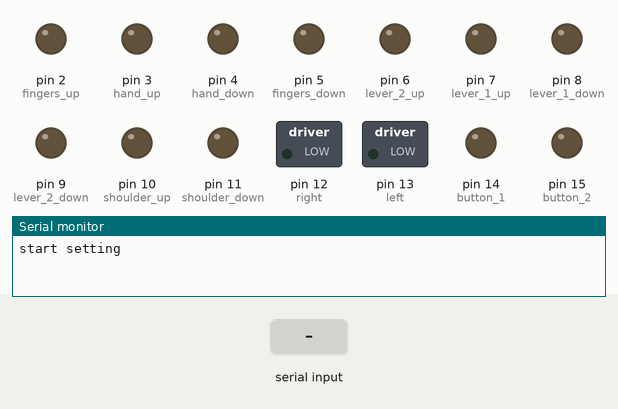
Recording of a sketch running on a simulated Arduino Uno, built with avr-gcc and run on an emulated ATmega328P. On the bench: switched loads named in the sketch (green lamp = pin HIGH), output pins drawn as LEDs (lit = HIGH), the last lines printed to the serial monitor. The test bench sets the inputs (shaded band).

Above: at 1.2 s.
1.3 s: "1" received over the second serial link
At 2.1 s:
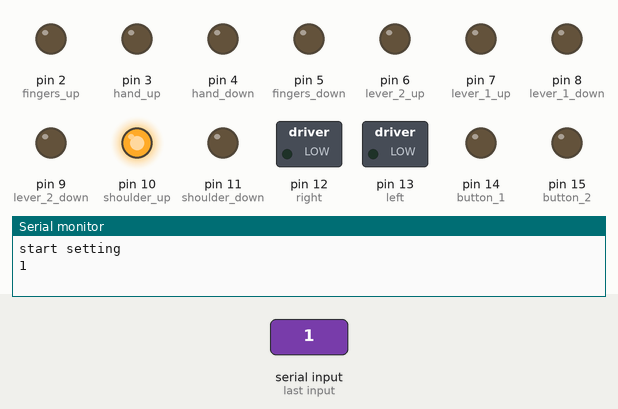
3.8 s: "2" received over the second serial link
At 4.5 s:
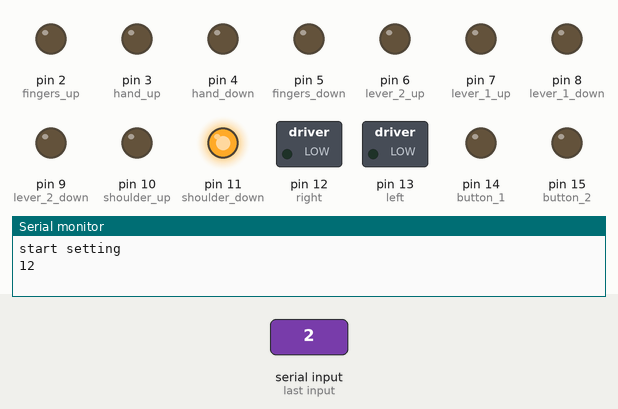
Timing chart, 0 to 6.8 s (numbered marks = the images above; inputs shaded):
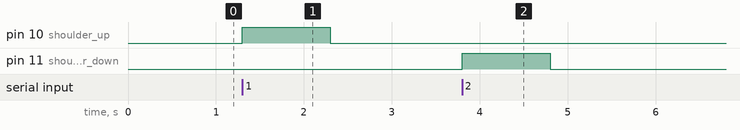

Measured:
- after the input at 1.3 s, pin 10 (shoulder_up): LOW → HIGH at once, → LOW 1.0 s later
- after the input at 3.8 s, pin 11 (shoulder_down): LOW → HIGH at once, → LOW 1.0 s later

The sketch:

reciever_bluetooth_half.ino
```cpp
#include <SoftwareSerial.h>    // подключаем библиотеку
SoftwareSerial mySerial(19, 18); // указываем пины tx и rx

char hexaKeys[4][4] = {
  {'1', '2', '3', '4'},
  {'5', '6', '7', '8'},
  {'9', 'a', 'b', 'c'},
  {'d', 'e', 'f', 'g'}
};

const int fingers_up   = 2;
const int fingers_down = 5;
const int hand_up      = 3;
const int hand_down    = 4;
const int lever_1_up   = 7;
const int lever_1_down = 8;
const int lever_2_up   = 6;
const int lever_2_down = 9;
const int shoulder_up  = 10;
const int shoulder_down = 11;
const int right        = 12;
const int left         = 13;
const int up           = 16;
const int down         = 17;
const int button_1     = 14;
const int button_2     = 15;

void rotation(const int motor_first)
{
  digitalWrite(motor_first, HIGH);
  delay(1000);
  digitalWrite(motor_first, LOW);
}

void moving(const char comming_answer) {
  if (comming_answer == hexaKeys[0][0]) {
    rotation(shoulder_up);
  }
  else if (comming_answer == hexaKeys[0][1]) {
    rotation(shoulder_down);
  }
  else if (comming_answer == hexaKeys[0][2]) {
    rotation(lever_2_up);
  }
  else if (comming_answer == hexaKeys[0][3]) {
    rotation(lever_2_down);
  }
  else if (comming_answer == hexaKeys[1][0]) {
    rotation(lever_1_up);
  }
  else if (comming_answer == hexaKeys[1][1]) {
    rotation(lever_1_down);
  }
  else if (comming_answer == hexaKeys[1][2]) {
    rotation(fingers_up);
  }
  else if (comming_answer == hexaKeys[1][3]) {
    rotation(hand_up);
  }
  else if (comming_answer == hexaKeys[2][0]) {
    rotation(button_1);
  }
  else if (comming_answer == hexaKeys[2][1]) {
    rotation(fingers_down);
  }
  else if (comming_answer == hexaKeys[2][2]) {
    rotation(button_2);
  }
  else if (comming_answer == hexaKeys[2][3]) {
    rotation(hand_down);
  }
  else if (comming_answer == hexaKeys[3][0]) {
    rotation(up);
  }
  else if (comming_answer == hexaKeys[3][1]) {
    rotation(left);
  }
  else if (comming_answer == hexaKeys[3][2]) {
    rotation(right);
  }
  else if (comming_answer == hexaKeys[3][3]) {
    rotation(down);
  }
}


void setup() {
  pinMode(2, INPUT);
  pinMode(3, OUTPUT);
  pinMode(fingers_up, OUTPUT);
  pinMode(fingers_down, OUTPUT);
  pinMode(hand_up, OUTPUT);
  pinMode(hand_down, OUTPUT);
  pinMode(lever_1_up, OUTPUT);
  pinMode(lever_1_down, OUTPUT);
  pinMode(lever_2_up, OUTPUT);
  pinMode(lever_2_down, OUTPUT);
  pinMode(shoulder_up, OUTPUT);
  pinMode(shoulder_down, OUTPUT);
  pinMode(right, OUTPUT);
  pinMode(left, OUTPUT);
  pinMode(up, OUTPUT);
  pinMode(down, OUTPUT);
  pinMode(button_1, OUTPUT);
  pinMode(button_2, OUTPUT);

  Serial.begin(9600);         // включаем hardware-порт
  mySerial.begin(9600);  // включаем software-порт

  Serial.println("start setting");
}

void loop() {
  if (mySerial.available()) { // раньше было IF
    char c = mySerial.read();  // читаем из software-порта
    if (c != '0') {
      Serial.print(c);                   // пишем в hardware-порт
      moving(c);
    }
  }
  if (Serial.available()) {
    char c = Serial.read();      // читаем из hardware-порта
    mySerial.write(c);            // пишем в software-порт
  }
}
```
